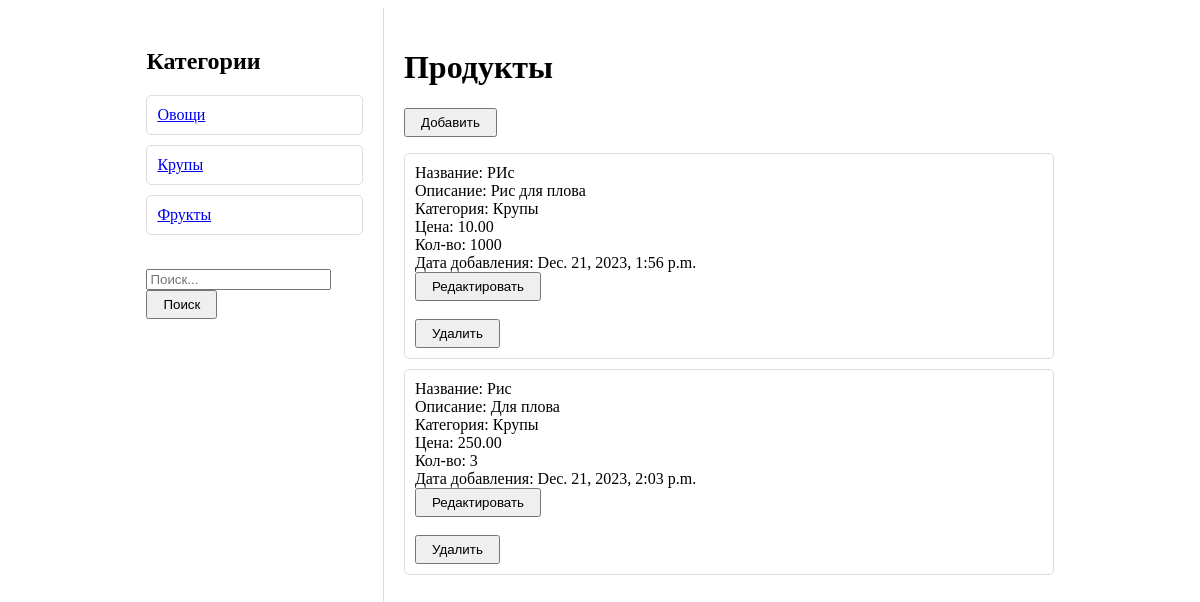
Page /product_list/2/ on the committed database.
### products/models.py (models this page shows, shortened)
class ProductCategory(models.Model):
    category_name = models.CharField(max_length=20)
    category_description = models.TextField()
    def __str__(self):
        return self.category_name

class Product(models.Model):
    name = models.CharField(max_length=30)
    description = models.TextField()
    category = models.ForeignKey(to=ProductCategory, on_delete=models.PROTECT)
    price = models.DecimalField(max_digits=15, decimal_places=2)
    quantity = models.PositiveIntegerField(default=0)
    dateAdded = models.DateTimeField()

### products/views.py (the view)
# urls.py: path('product_list/<int:id>/', product_list, name = 'product_list'),
def product_list(request, id):
    products = Product.objects.all()
    need_category = ProductCategory.objects.get(id=id)
    if id:
        products = products.filter(category=need_category)
    context = {
        'title': 'Store - Каталог',
        'products': products,
        'categories': ProductCategory.objects.all()
    }
    return render(request, 'products/product_list.html', context=context)

### products/templates/products/product_list.html (shortened to what this page needs)
{% extends 'products/base.html' %}
{% load static %}
{% block css %}
<link href="{% static 'products/style.css' %}" rel="stylesheet" >
{% endblock %}
{% block  content_1 %}
    <div class="container">
        <div class="categories">
            <h2>Категории</h2>
            <ul class="category-list">
                {% for category in categories %}
                <li class="category-item">
                    <a href="/product_list/{{category.id}}" class="list-group-item">{{ category.category_name }}</a>
                </li>
                {% endfor %}
            </ul>
            <br>
            <form method="POST" action="{% url 'product_search' %}">
                <input type="text" name="form_search" placeholder="Поиск...">
                <button type="submit">Поиск</button>
            </form>
        </div>
        <div class="products">
            <h1>Продукты</h1><a href="{% url 'add_products' %}"><button type="button">Добавить</button></a>
            <ul class="product-list">
                {% for product in products %}
                <li class="product-item">Название: {{ product.name }}
                    <br> Описание: {{ product.description }}
                    <br> Категория: {{ product.category }}
                    <br> Цена: {{ product.price }}
                    <br> Кол-во: {{ product.quantity }}
                    <br> Дата добавления: {{ product.dateAdded }}
                <br><a href="edit_product/{{product.id}}"><button type="button">Редактировать</button></a>
                    <br>
                <br><a href="delete_product/{{product.id}}"><button type="button">Удалить</button></a>
                </li>
                {% endfor %}
            </ul>
        </div>
    </div>
{% endblock %}

### static/products/style.css (style rules this page uses)
.container { width: 80%; margin: 0 auto; }
.product-list { list-style: none; padding: 0; }
.product-item { margin-bottom: 10px; padding: 10px; border: 1px solid #ddd; border-radius: 5px; }
button { margin-right: 10px; padding: 5px 15px; }
.container { display: flex; }
.categories { flex: 1; border-right: 1px solid #ddd; padding: 20px; }
.products { flex: 3; padding: 20px; }
.product-list, .category-list { list-style: none; padding: 0; }
.product-item, .category-item { margin-bottom: 10px; padding: 10px; border: 1px solid #ddd; border-radius: 5px; }

### rows in the picture
ProductCategory: category_name "Овощи"
ProductCategory: category_name "Крупы"
ProductCategory: category_name "Фрукты"
Product: name "РИс", description "Рис для плова", category "Крупы", price "10.00", quantity "1000", dateAdded "Dec. 21, 2023, 1:56 p.m."
Product: name "Рис", description "Для плова", category "Крупы", price "250.00", quantity "3", dateAdded "Dec. 21, 2023, 2:03 p.m."
